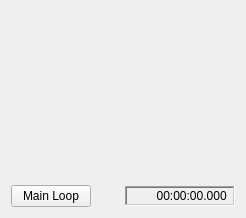
<?xml version="1.0" encoding="UTF-8"?>
<ui version="4.0">
 <class>Form</class>
 <widget class="QWidget" name="Form">
  <property name="geometry">
   <rect>
    <x>0</x>
    <y>0</y>
    <width>246</width>
    <height>218</height>
   </rect>
  </property>
  <property name="windowTitle">
   <string>Form</string>
  </property>
  <layout class="QVBoxLayout" name="verticalLayout">
   <item>
    <widget class="QLabel" name="label">
     <property name="minimumSize">
      <size>
       <width>150</width>
       <height>150</height>
      </size>
     </property>
     <property name="text">
      <string/>
     </property>
     <property name="pixmap">
      <pixmap>ir2_logo150px_Aug2012.png</pixmap>
     </property>
     <property name="scaledContents">
      <bool>false</bool>
     </property>
     <property name="alignment">
      <set>Qt::AlignCenter</set>
     </property>
    </widget>
   </item>
   <item>
    <layout class="QHBoxLayout" name="horizontalLayout">
     <item>
      <widget class="QPushButton" name="Run">
       <property name="toolTip">
        <string>Start/stop the main loop</string>
       </property>
       <property name="text">
        <string>Main Loop</string>
       </property>
       <property name="icon">
        <iconset>
         <normaloff>player_play.png</normaloff>
         <normalon>player_pause.png</normalon>player_play.png</iconset>
       </property>
       <property name="checkable">
        <bool>true</bool>
       </property>
       <property name="checked">
        <bool>false</bool>
       </property>
       <property name="autoExclusive">
        <bool>true</bool>
       </property>
       <property name="flat">
        <bool>false</bool>
       </property>
      </widget>
     </item>
     <item>
      <spacer name="horizontalSpacer">
       <property name="orientation">
        <enum>Qt::Horizontal</enum>
       </property>
       <property name="sizeType">
        <enum>QSizePolicy::Fixed</enum>
       </property>
       <property name="sizeHint" stdset="0">
        <size>
         <width>28</width>
         <height>20</height>
        </size>
       </property>
      </spacer>
     </item>
     <item>
      <widget class="QLabel" name="Clock">
       <property name="sizePolicy">
        <sizepolicy hsizetype="MinimumExpanding" vsizetype="Fixed">
         <horstretch>0</horstretch>
         <verstretch>0</verstretch>
        </sizepolicy>
       </property>
       <property name="minimumSize">
        <size>
         <width>0</width>
         <height>20</height>
        </size>
       </property>
       <property name="frameShape">
        <enum>QFrame::WinPanel</enum>
       </property>
       <property name="frameShadow">
        <enum>QFrame::Sunken</enum>
       </property>
       <property name="text">
        <string>00:00:00.000 </string>
       </property>
       <property name="alignment">
        <set>Qt::AlignRight|Qt::AlignTrailing|Qt::AlignVCenter</set>
       </property>
      </widget>
     </item>
    </layout>
   </item>
  </layout>
  <zorder>horizontalSpacer</zorder>
  <zorder>label</zorder>
 </widget>
 <resources/>
 <connections/>
</ui>
